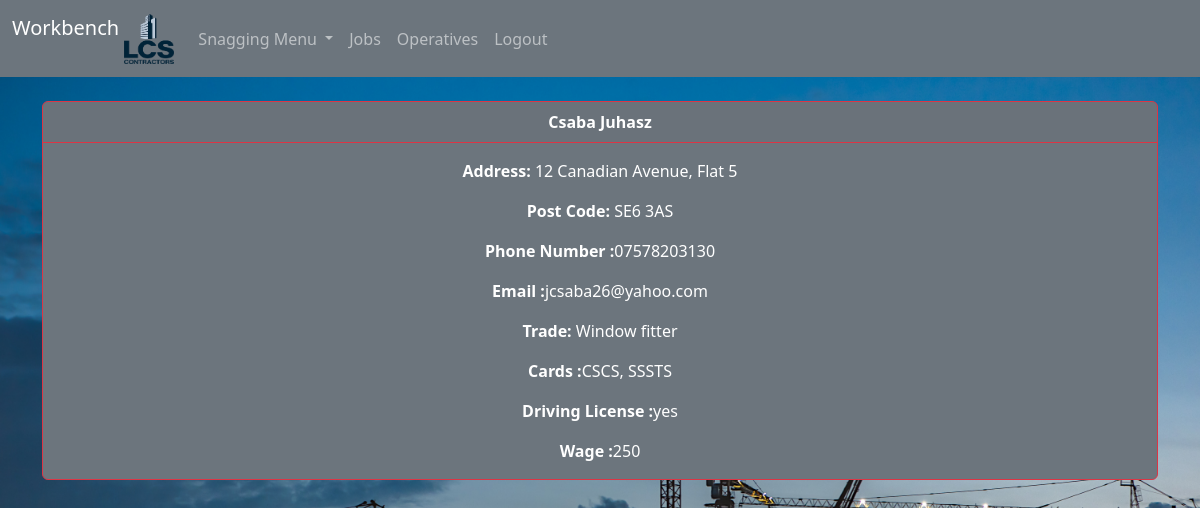
Page /operatives/operatives/16 (signed in) on the committed database.
### operatives/models.py (models this page shows, shortened)
class Operative(models.Model):
    first_name = models.CharField(max_length=200)
    last_name = models.CharField(max_length=200)
    operative_created_at = models.DateField(auto_now_add=True)

class Detail(models.Model):
    address = models.CharField(max_length=200)
    post_code = models.CharField(blank=True, max_length=200)
    phone_number = models.CharField(max_length=200)
    email = models.EmailField(max_length=200)
    trade = models.CharField(max_length=200)
    card = models.CharField(max_length=200)
    driving_license = models.CharField(max_length=200)
    wage = models.PositiveIntegerField()
    operative = models.OneToOneField(
        Operative, on_delete=models.CASCADE, primary_key=True
    )

### operatives/views.py (the view)
def individual(request, pk):
    if request.user.is_authenticated:
        operatives = Operative.objects.get(id=pk)
        individuals = Detail.objects.get(operative_id=pk)
        return render(
            request,
            "operatives/individual.html",
            {"individuals": individuals, "operatives": operatives},
        )
    else:
        messages.success(request, "You Must Be Logged In To View That Page...")
        return redirect("snags/home")

### operatives/templates/operatives/individual.html
{% extends 'base.html' %} {% block content %}
<div class="card text-bg-secondary border-danger">
  <div class="card-header border-danger">
    <strong> {{ operatives.first_name }} {{ operatives.last_name }}</strong>
  </div>
  <div class="card-body">
    <p class="card-text"><strong>Address: </strong>{{ individuals.address }}</p>
    <p class="card-text">
      <strong>Post Code: </strong>{{ individuals.post_code }}
    </p>
    <p class="card-text">
      <strong>Phone Number :</strong>{{ individuals.phone_number }}
    </p>
    <p class="card-text"><strong>Email :</strong>{{ individuals.email }}</p>
    <p class="card-text"><strong>Trade: </strong>{{ individuals.trade }}</p>
    <p class="card-text"><strong>Cards :</strong>{{ individuals.card}}</p>
    <p class="card-text">
      <strong>Driving License :</strong>{{ individuals.driving_license }}
    </p>
    <p class="card-text"><strong>Wage :</strong>{{ individuals.wage}}</p>
  </div>
</div>
{% endblock %}

### static/style.css (style rules this page uses)
body { background-image: url(bkg.jpg); background-color: cadetblue; background-size: cover; background-attachment: fixed; background-position: center; height: auto; background-repeat: no-repeat; text-align: center; }

### rows in the picture
Operative: first_name "Csaba", last_name "Juhasz"
Detail: address "12 Canadian Avenue, Flat 5", post_code "SE6 3AS", phone_number "07578203130", email "jcsaba26@yahoo.com", trade "Window fitter", card "CSCS, SSSTS", driving_license "yes", wage "250"
